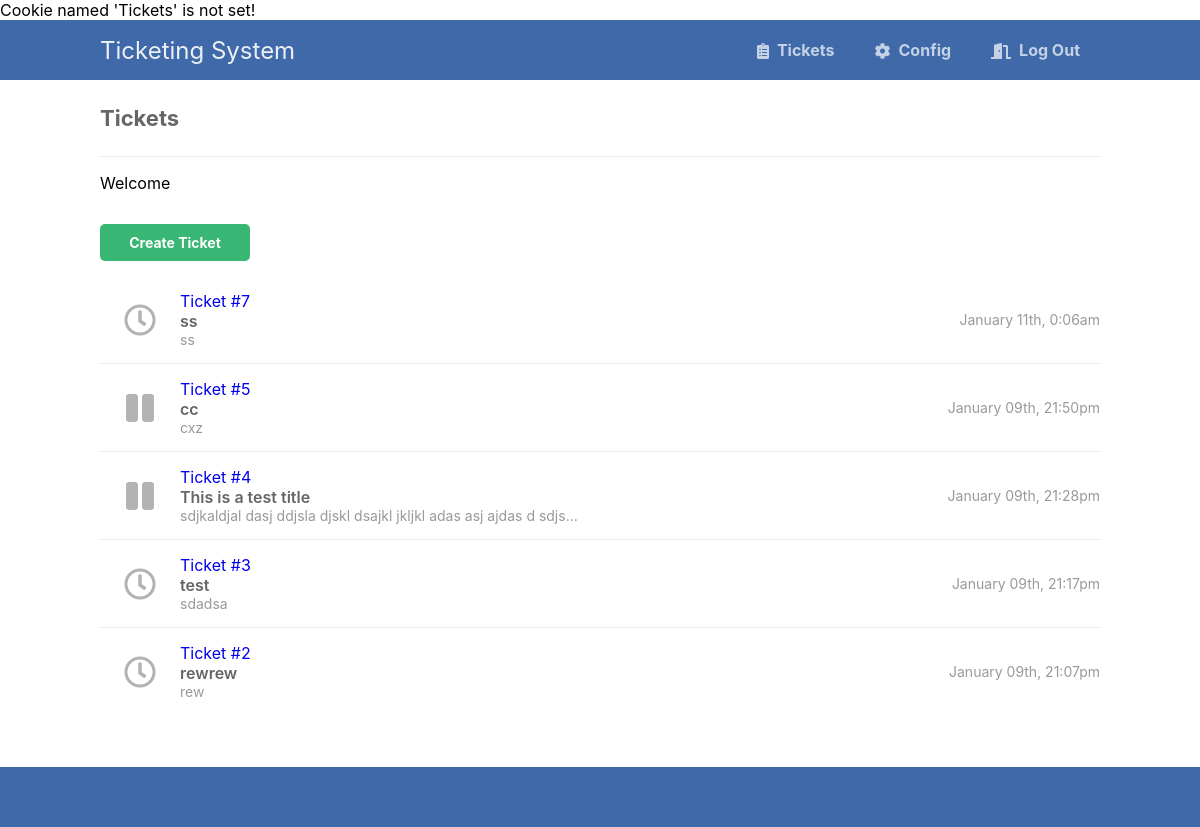
/, run on an earlier commit of the app's database.
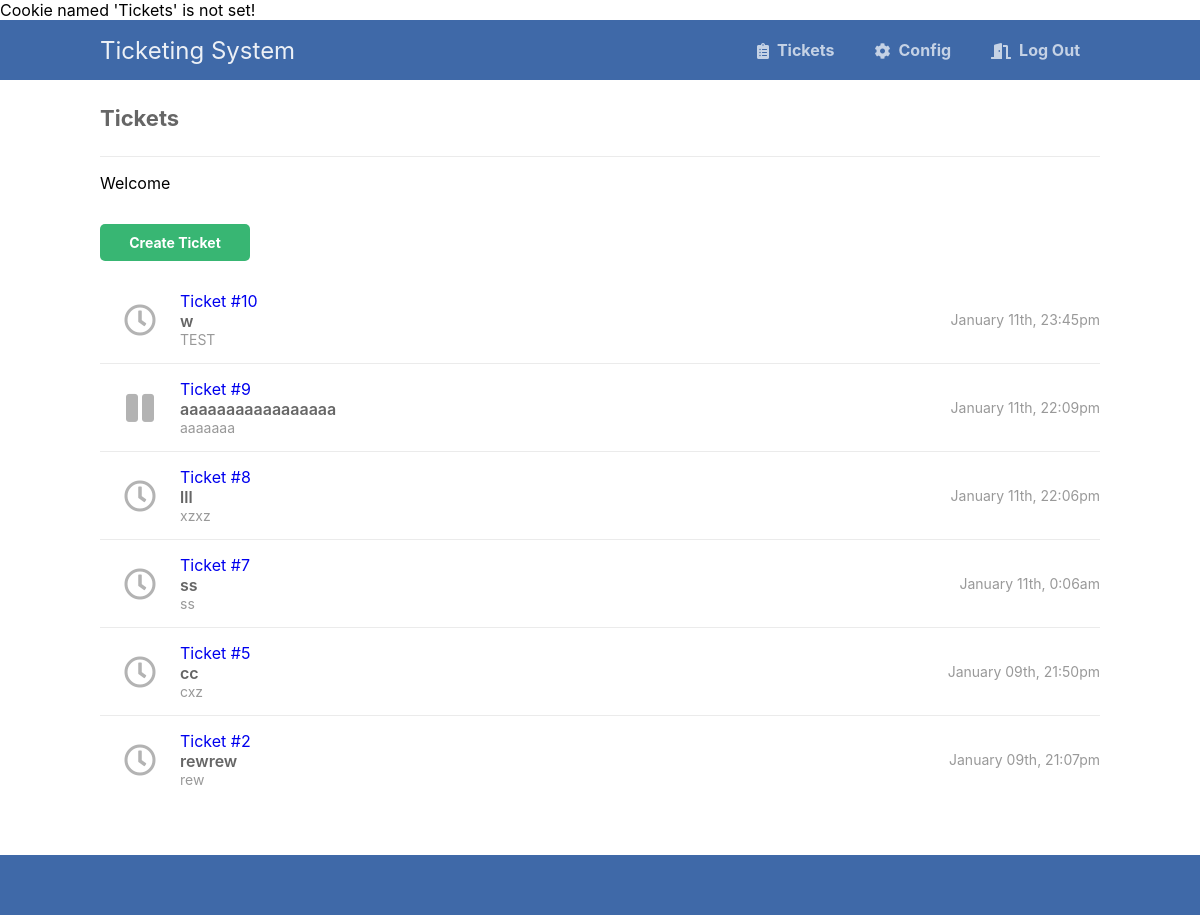
And on a later commit of the database.
### tables this page shows
CREATE TABLE `tickets` (
  `id` int(11) NOT NULL,
  `title` varchar(255) NOT NULL,
  `msg` text NOT NULL,
  `email` varchar(255) DEFAULT NULL,
  `created` datetime NOT NULL DEFAULT current_timestamp(),
  `status` enum('open','closed','resolved','hold') NOT NULL DEFAULT 'open',
  `assigned` varchar(50) DEFAULT NULL
);

### index.php (the view)
<?php
include 'functions.php';
$pdo = pdo_connect_mysql();
$stmt = $pdo->prepare('SELECT * FROM tickets WHERE status = "open" OR status = "hold" ORDER BY created DESC');
$stmt->execute();
$tickets = $stmt->fetchAll(PDO::FETCH_ASSOC);
$username = "";
$cookie_name = "Tickets";
if(!isset($_COOKIE[$cookie_name])) {
  echo "Cookie named '" . $cookie_name . "' is not set!";
} else {
	$username = $_COOKIE[$cookie_name];
}
?>
<?=template_header('Tickets')?>
<div class="content home">
	<h2>Tickets</h2>
	<p>Welcome <?php echo($username); ?> </p>
	<div class="btns">
		<a href="create.php" class="btn">Create Ticket</a>
	</div>
	<div class="tickets-list">
		<?php foreach ($tickets as $ticket): ?>
		<a href="view.php?id=<?=$ticket['id']?>" class="ticket">
			<span class="con">
				<?php if ($ticket['status'] == 'open'): ?>
				<i class="far fa-clock fa-2x"></i>
				<?php elseif ($ticket['status'] == 'resolved'): ?>
				<i class="fas fa-check fa-2x"></i>
				<?php elseif ($ticket['status'] == 'closed'): ?>
				<i class="fas fa-times fa-2x"></i>
				<?php elseif ($ticket['status'] == 'hold'): ?>
				<i class="fas fa-pause fa-2x"></i>
				<?php endif; ?>
			</span>
			<span class="con">
			    <span class="id">Ticket #<?=htmlspecialchars($ticket['id'], ENT_QUOTES)?></span>
				<span class="title"><?=htmlspecialchars($ticket['title'], ENT_QUOTES)?></span>
				<span class="msg"><?=htmlspecialchars($ticket['msg'], ENT_QUOTES)?></span>
			</span>
			<span class="con created"><?=date('F dS, G:ia', strtotime($ticket['created']))?></span>
		</a>
		<?php endforeach; ?>
	</div>
</div>
<?=template_footer()?>

What changed in the data, as far as the page shows it:
no longer on this page (row edited): tickets: status "hold" (drawn), id "4", title "This is a test title", msg "sdjkaldjal dasj ddjsla djskl dsajkl jkljkl adas asj ajdas d sdjs…", created "January 09th, 21:28pm"
no longer on this page (row edited): tickets: status "open" (drawn), id "3", title "test", msg "sdadsa", created "January 09th, 21:17pm"
added tickets: status "open" (drawn), id "10", title "w", msg "TEST", created "January 11th, 23:45pm"
added tickets: status "hold" (drawn), id "9", title "aaaaaaaaaaaaaaaaa", msg "aaaaaaa", created "January 11th, 22:09pm"
added tickets: status "open" (drawn), id "8", title "lll", msg "xzxz", created "January 11th, 22:06pm"
changed tickets "cc": status "hold" → "open" (drawn)
